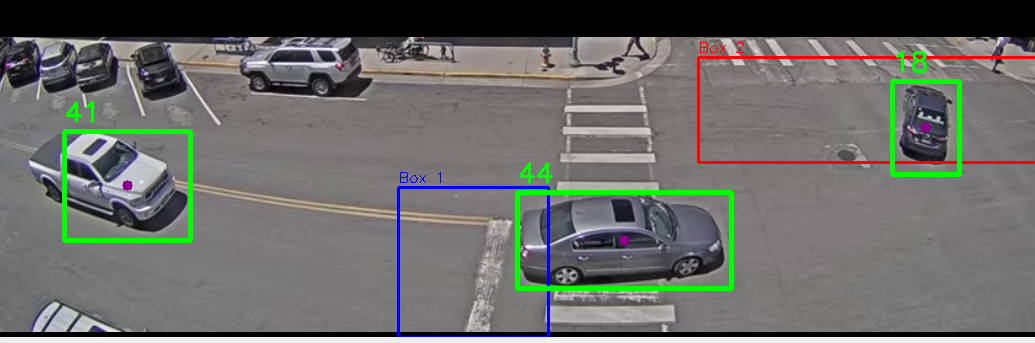
#> input picture cm3036/opencv.jpg, 1035 x 343 px, given in place of Traffic_Laramie_2.mp4, which was not available
$ python ex2.py
#> lines starting #> are read from the running program, lines starting #| are printed output that depends on the picture; after the words box and inside, x2 and y2 are one past the last pixel; in counts of white or black regions, pixels touching at a corner belong together; pictures that were not available may be replaced by others from this repository, and a replacement may not be noted

import math
import cv2
import numpy as np

class Car:
    """
    A class to represent a single tracked vehicle.
    """
    def __init__(self, car_id, x, y, w, h):
        self.car_id = car_id
        self.x = x
        self.y = y
        self.w = w
        self.h = h
        self.cx = int(x + w / 2)
        self.cy = int(y + h / 2)
        self.inside_box1 = False
        self.inside_box2 = False

class CarTracker:
    """
    A simple centroid-based tracker for assigning unique IDs to cars
    and maintaining their positions across multiple frames.

    This class works by calculating the Euclidean distance between the
    centroids of new detections and the centroids of currently tracked objects.
    If a new detection is close enough to an existing object, it is
    considered the same object, and its position is updated. Otherwise,
    a new ID is assigned.
    """

    def __init__(self, max_distance):
        """
        Initializes the tracker.

        Args:
            max_distance (int): The maximum Euclidean distance a new centroid
                                can be from an existing one to be considered
                                the same object.
        """
#> in main, frame is the input picture: shape (343, 1035, 3); mean B, G, R 103.4, 106.8, 105.6
        self.tracked_objects = {}

        # A counter for assigning new unique IDs.
        self.next_object_id = 0

        # The maximum distance to consider a match.
        self.max_distance = max_distance

    def update(self, detections):
        """
        Takes a list of new detections (bounding boxes) and updates the
        list of tracked objects. The method updates the self.tracked_objects
        dictionary in place and does not return any value.

        Args:
            detections (list): A list of new bounding boxes in the format
                               [(x, y, w, h), ...].
        """
        matched_ids = []
        current_tracked_objects_copy = self.tracked_objects.copy()

        for new_bbox in detections:
            x, y, w, h = new_bbox
            new_cx = int(x + w / 2)
            new_cy = int(y + h / 2)

            is_new_object = True
            min_dist = float('inf')
            closest_id = -1

            for object_id, car_obj in current_tracked_objects_copy.items():
                distance = math.hypot(new_cx - car_obj.cx, new_cy - car_obj.cy)

                if distance < min_dist:
                    min_dist = distance
                    closest_id = object_id

            if min_dist < self.max_distance:
                # Update the existing Car object with new detection data
                car_obj = self.tracked_objects[closest_id]
                car_obj.x, car_obj.y, car_obj.w, car_obj.h = x, y, w, h
                car_obj.cx, car_obj.cy = new_cx, new_cy
                matched_ids.append(closest_id)
                is_new_object = False

                if closest_id in current_tracked_objects_copy:
                    del current_tracked_objects_copy[closest_id]

            if is_new_object:
                new_id = self.next_object_id
                new_car = Car(new_id, x, y, w, h)
                self.tracked_objects[new_id] = new_car
                self.next_object_id += 1
                matched_ids.append(new_id)

        objects_to_remove = [
            obj_id for obj_id in self.tracked_objects if obj_id not in matched_ids
        ]
        for obj_id in objects_to_remove:
            del self.tracked_objects[obj_id]

def region_of_interest(frame):
    height, width, _ = frame.shape
#> height = 343; width = 1035
    mask = np.zeros((height, width), dtype=np.uint8)
    cv2.rectangle(mask, (0, height // 2), (width, height), 255, -1)
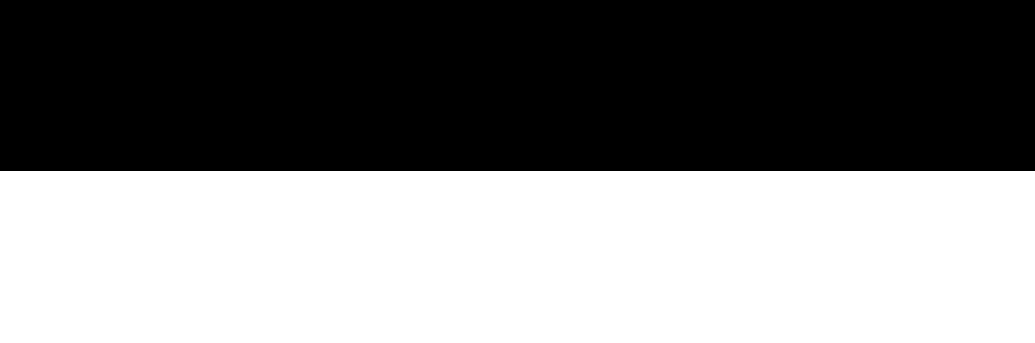
#> mask: shape (343, 1035); 50.1% white; 1 black region, box (x1, y1, x2, y2) and area: (0, 0, 1035, 171) 176985
    mask = cv2.bitwise_and(frame, frame, mask=mask)
#> mask: shape (343, 1035, 3)
    return mask

def main():
    cap = cv2.VideoCapture("Traffic_Laramie_2.mp4")
    subtractor = cv2.createBackgroundSubtractorMOG2()

    tracker = CarTracker(max_distance=120)

    # Define the two boxes for left turn detection
    box1_coords = (400, 450, 550, 600)
    box2_coords = (700, 320, 1040, 425)

    left_turn_counter = 0

    # Get video properties for final calculation
    fps = cap.get(cv2.CAP_PROP_FPS)
    frame_count = int(cap.get(cv2.CAP_PROP_FRAME_COUNT))

    # Calculate video duration upfront
    if fps > 0:
        total_seconds = frame_count / fps
    else:
        total_seconds = 0

    while True:
        ret, frame = cap.read()
        if not ret:
            break

        roi = region_of_interest(frame)

        mask = subtractor.apply(roi)
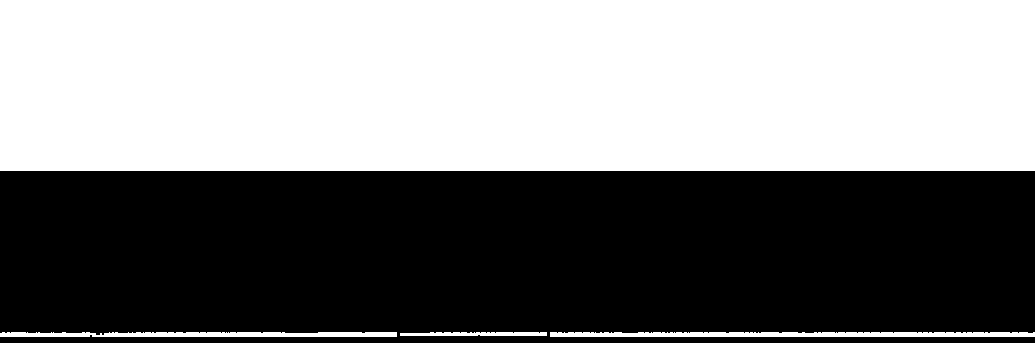
#> mask: shape (343, 1035); values 127 (black) and 255 (white), 51.2% white; 1 black region, box (x1, y1, x2, y2) and area: (0, 171, 1035, 343) 173349
        _, mask = cv2.threshold(mask, 254, 255, cv2.THRESH_BINARY)
#> mask: shape (343, 1035); 51.2% white; 1 black region
        contours, _ = cv2.findContours(mask, cv2.RETR_TREE, cv2.CHAIN_APPROX_SIMPLE)
#> contours = 4 contours; box (x1, y1, x2, y2) and area: (0, 0, 1035, 171) 175780, (550, 332, 1035, 337) 1824, (0, 332, 397, 337) 1418, (400, 332, 547, 336) 388

        detections = []
        for cnt in contours:
            area = cv2.contourArea(cnt)
            if area > 3500:
                x, y, w, h = cv2.boundingRect(cnt)
                detections.append((x, y, w, h))
#> this loop made 4 passes
#> (cnt, area, x, y, w, h) on pass 4: ([[0, 0], [0, 170], [1034, 170], [1034, 0]], 175780, 0, 0, 1035, 171)
#> area on passes 1 to 3: 1824, 387.5, 1417.5
#> after the loop, detections = [(0, 0, 1035, 171)]

        # Update the tracker with the new detections, but no return value
        tracker.update(detections)
#> the loop in update, `for new_bbox in detections:` made 1 pass
#> (x, y, w, h, new_cx, new_cy, is_new_object) on pass 1: (0, 0, 1035, 171, 517, 85, True)
#> after the loop in update, `for new_bbox in detections:`: matched_ids = [0]; self.next_object_id = 1; self.tracked_objects = 1 item
#> in update, `objects_to_remove = [ obj_id for obj_id in self.tracked_objects if obj..`: objects_to_remove = []

        # Draw the left turn detection boxes
        x1, y1, x2, y2 = box1_coords
        cv2.rectangle(roi, (x1, y1), (x2, y2), (255, 0, 0), 2)
        cv2.putText(roi, "Box 1", (x1, y1 - 5), cv2.FONT_HERSHEY_SIMPLEX, 0.5, (255, 0, 0), 1)

        x1, y1, x2, y2 = box2_coords
        cv2.rectangle(roi, (x1, y1), (x2, y2), (0, 0, 255), 2)
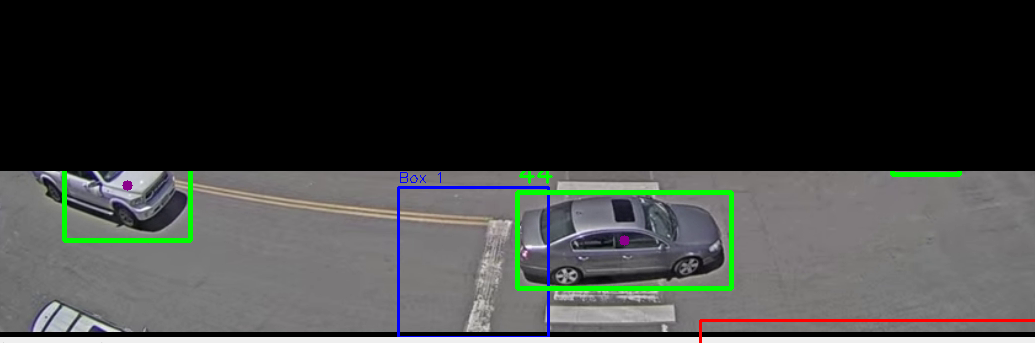
#> roi: shape (343, 1035, 3); mean B, G, R 58.9, 60.7, 58.8
        cv2.putText(roi, "Box 2", (x1, y1 - 5), cv2.FONT_HERSHEY_SIMPLEX, 0.5, (0, 0, 255), 1)
#> roi: shape (343, 1035, 3); 0.03% of pixels changed, all inside (x1, y1, x2, y2) = (702, 305, 746, 316)

        # Iterate through the stored Car objects
        for car_id, car in tracker.tracked_objects.items():
            # Check for left turn conditions
            if not car.inside_box1 and box1_coords[0] < car.cx < box1_coords[2] and box1_coords[1] < car.cy < box1_coords[3]:
                print(f"{car_id} Entered Box1")
                car.inside_box1 = True

            if car.inside_box1 and box2_coords[0] < car.cx < box2_coords[2] and box2_coords[1] < car.cy < box2_coords[3]:
                left_turn_counter += 1
                print(f"Car ID {car_id} made a left turn!")
                # Reset the flag to avoid double-counting
                car.inside_box1 = False

            # Draw the bounding box and ID
            cv2.rectangle(roi, (car.x, car.y), (car.x + car.w, car.y + car.h), (0, 255, 0), 3)
            cv2.putText(roi, str(car.car_id), (car.x, car.y - 10), cv2.FONT_HERSHEY_SIMPLEX, 0.9, (0, 255, 0), 2)

            # Draw a circle at the centroid of the car
            cv2.circle(roi, (car.cx, car.cy), 5, (139, 0, 139), -1)
#> this loop made 1 pass
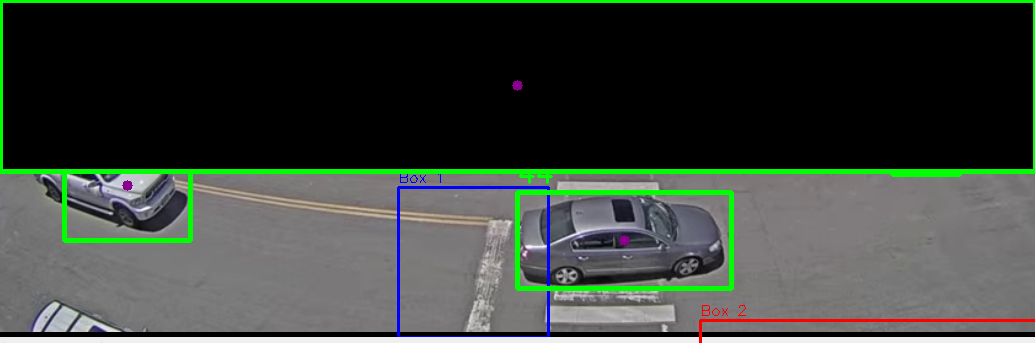
#> roi: shape (343, 1035, 3); mean B, G, R 57.9, 66, 57.9
#> after the loop, car.inside_box1 = False; left_turn_counter = 0

        # Display the left turn counter in real-time
        cv2.putText(roi, f"Left Turns: {left_turn_counter}", (20, 50), cv2.FONT_HERSHEY_SIMPLEX, 1, (255, 255, 255), 2)
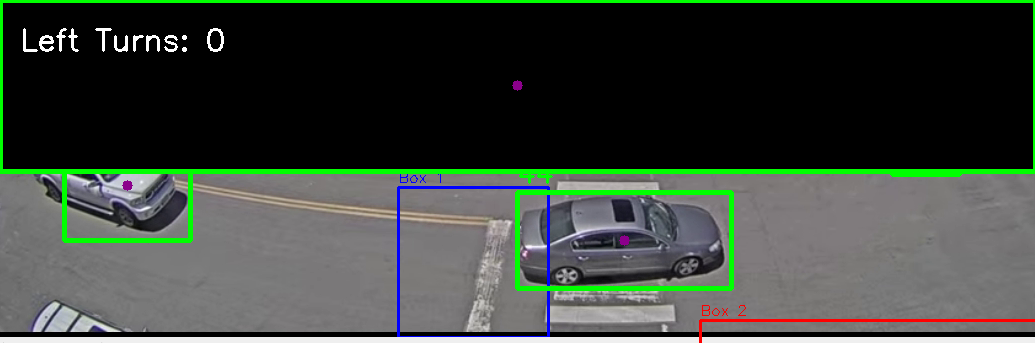
#> roi: shape (343, 1035, 3); 0.33% of pixels changed, all inside (x1, y1, x2, y2) = (23, 28, 224, 52)

        cv2.imshow("Mask", mask)
        cv2.imshow("Roi", roi)

        key = cv2.waitKey(2)
#> (key Esc is pressed here)
        if key == 27:
            break

    cap.release()
    cv2.destroyAllWindows()

    # Final calculation and output after playback ends
    print("-" * 50)
    print("Video Analysis Summary")
    print("-" * 50)
    print(f"Total Left Turns: {left_turn_counter}")
#| Total Left Turns: 0
    if total_seconds > 0:
        cars_per_minute = (left_turn_counter / total_seconds) * 60
#> cars_per_minute = 0
        print(f"Total Video Duration: {total_seconds:.2f} seconds")
        print(f"Left Turns Per Minute: {cars_per_minute:.2f}")
#| Left Turns Per Minute: 0.00
    else:
        print("Video duration is zero, cannot calculate turns per minute.")
    print("-" * 50)

    # Create a blank image to display the summary in a new window
    summary_img = np.zeros((200, 500, 3), dtype=np.uint8)
    cv2.putText(summary_img, "Video Analysis Summary", (20, 30), cv2.FONT_HERSHEY_SIMPLEX, 0.7, (255, 255, 255), 2)
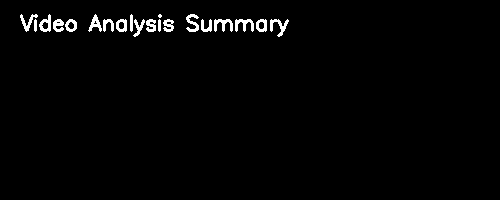
#> summary_img: shape (200, 500, 3); 1.8% white; 20 white regions (1 under 20 px), largest, box (x1, y1, x2, y2) and area: (270, 19, 289, 37) 137, (214, 19, 233, 32) 135, (235, 19, 254, 32) 135
    cv2.putText(summary_img, f"Total Left Turns: {left_turn_counter}", (20, 70), cv2.FONT_HERSHEY_SIMPLEX, 0.6, (255, 255, 255), 1)
    if total_seconds > 0:
        cv2.putText(summary_img, f"Total Video Duration: {total_seconds:.2f} s", (20, 110), cv2.FONT_HERSHEY_SIMPLEX, 0.6, (255, 255, 255), 1)
        cv2.putText(summary_img, f"Left Turns Per Minute: {cars_per_minute:.2f}", (20, 150), cv2.FONT_HERSHEY_SIMPLEX, 0.6, (255, 255, 255), 1)
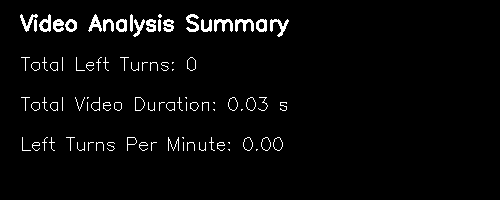
#> summary_img: shape (200, 500, 3); 3.2% white in thin lines or dots, all inside (x1, y1, x2, y2) = (20, 14, 289, 151)
    else:
        cv2.putText(summary_img, "Cannot calculate turns per minute.", (20, 110), cv2.FONT_HERSHEY_SIMPLEX, 0.6, (255, 255, 255), 1)

    # Display the summary window
    cv2.imshow("Analysis Summary", summary_img)
    key = cv2.waitKey(0)
#> (key Esc is pressed here)
    if key == 27:
        exit()
#> (the program exits here)
